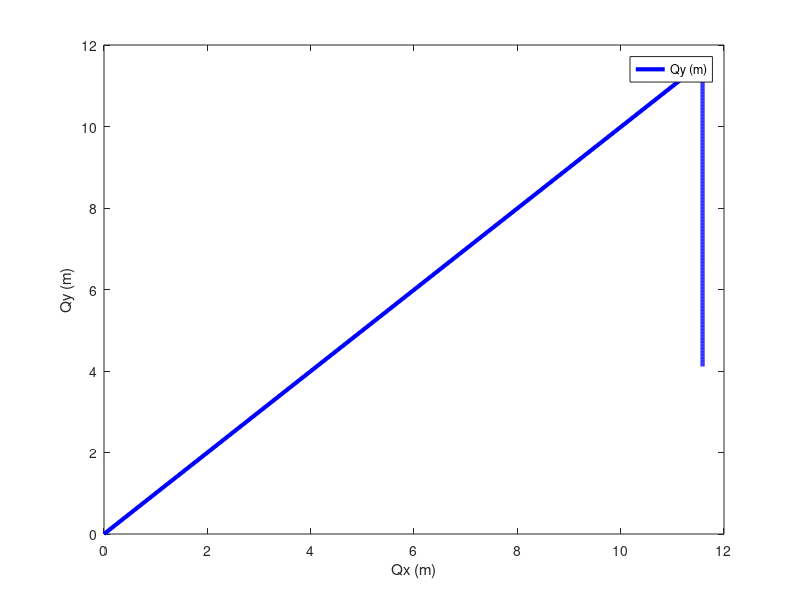
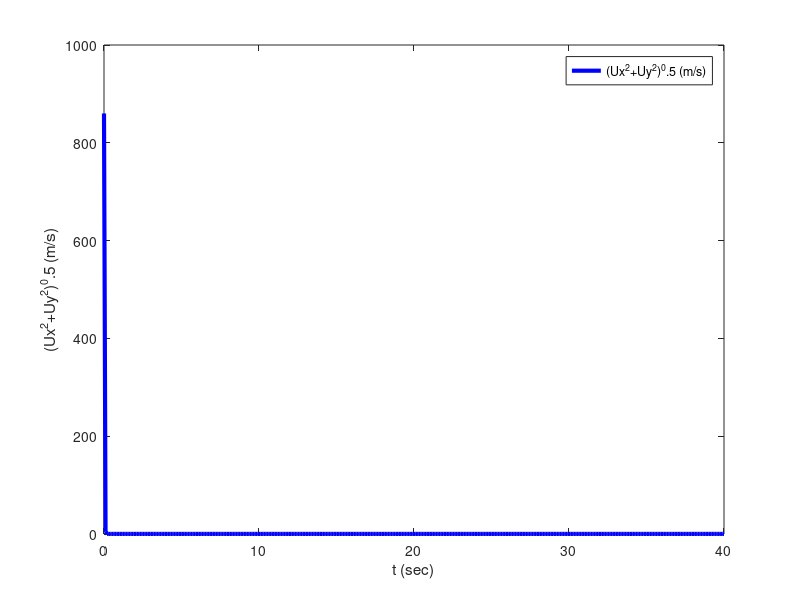

MATLAB code to generate these figures, in order:
function [t,VAR,Output] = bulletSim3
%===========================================================================
% File: bulletSim3.m created May 15 2019 by MotionGenesis 5.9.
% Portions copyright (c) 2009-2019 Motion Genesis LLC.  Rights reserved.
% MotionGenesis Student Licensee: clayFreeman19. (until February 2022).
% Paid-up MotionGenesis Student licensees are granted the right
% to distribute this code for legal student-academic (non-professional) purposes only,
% provided this copyright notice appears in all copies and distributions.
%===========================================================================
% The software is provided "as is", without warranty of any kind, express or    
% implied, including but not limited to the warranties of merchantability or    
% fitness for a particular purpose. In no event shall the authors, contributors,
% or copyright holders be liable for any claim, damages or other liability,     
% whether in an action of contract, tort, or otherwise, arising from, out of, or
% in connection with the software or the use or other dealings in the software. 
%===========================================================================
% % Environment %%%
% % Projectile %%%
%===========================================================================
eventDetectedByIntegratorTerminate1OrContinue0 = [];
QxDt=0; QyDt=0; UxDt=0; UyDt=0;


%-------------------------------+--------------------------+-------------------+-----------------
% Quantity                      | Value                    | Units             | Description
%-------------------------------|--------------------------|-------------------|-----------------
bulletMass                      =  0.00952544;             % kg                  Constant
coeffDrag                       =  0.5;                    % noUnits             Constant
g                               =  9.81;                   % m/s^2               Constant

Qx                              =  0;                      % m                   Initial Value
Qy                              =  0;                      % m                   Initial Value
Ux                              =  608.1118318204309;      % m/s                 Initial Value
Uy                              =  608.1118318204308;      % m/s                 Initial Value

tInitial                        =  0.0;                    % second              Initial Time
tFinal                          =  40.0;                   % second              Final Time
tStep                           =  0.1;                    % second              Integration Step
printIntScreen                  =  1;                      % 0 or +integer       0 is NO screen output
printIntFile                    =  1;                      % 0 or +integer       0 is NO file   output
absError                        =  1.0E-07;                %                     Absolute Error
relError                        =  1.0E-08;                %                     Relative Error
%-------------------------------+--------------------------+-------------------+-----------------


VAR = SetMatrixFromNamedQuantities;
[t,VAR,Output] = IntegrateForwardOrBackward( tInitial, tFinal, tStep, absError, relError, VAR, printIntScreen, printIntFile );
OutputToScreenOrFile( [], 0, 0 );   % Close output files.
PlotOutputFiles;


%===========================================================================
function sys = mdlDerivatives( t, VAR, uSimulink )
%===========================================================================
SetNamedQuantitiesFromMatrix( VAR );
QxDt = Ux;
QyDt = Uy;
UxDt = -coeffDrag*Ux/bulletMass;
UyDt = -g - coeffDrag*Uy/bulletMass;

sys = transpose( SetMatrixOfDerivativesPriorToIntegrationStep );
end



%===========================================================================
function VAR = SetMatrixFromNamedQuantities
%===========================================================================
VAR = zeros( 1, 4 );
VAR(1) = Qx;
VAR(2) = Qy;
VAR(3) = Ux;
VAR(4) = Uy;
end


%===========================================================================
function SetNamedQuantitiesFromMatrix( VAR )
%===========================================================================
Qx = VAR(1);
Qy = VAR(2);
Ux = VAR(3);
Uy = VAR(4);
end


%===========================================================================
function VARp = SetMatrixOfDerivativesPriorToIntegrationStep
%===========================================================================
VARp = zeros( 1, 4 );
VARp(1) = QxDt;
VARp(2) = QyDt;
VARp(3) = UxDt;
VARp(4) = UyDt;
end



%===========================================================================
function Output = mdlOutputs( t, VAR, uSimulink )
%===========================================================================
Output = zeros( 1, 4 );
Output(1) = Qx;
Output(2) = Qy;

Output(3) = t;
Output(4) = sqrt(Ux^2+Uy^2);
end


%===========================================================================
function OutputToScreenOrFile( Output, shouldPrintToScreen, shouldPrintToFile )
%===========================================================================
persistent FileIdentifier hasHeaderInformationBeenWritten;

if( isempty(Output) ),
   if( ~isempty(FileIdentifier) ),
      for( i = 1 : 2 ),  fclose( FileIdentifier(i) );  end
      clear FileIdentifier;
      fprintf( 1, '\n Output is in the files bulletSim3.i  (i=1,2)\n\n' );
   end
   clear hasHeaderInformationBeenWritten;
   return;
end

if( isempty(hasHeaderInformationBeenWritten) ),
   if( shouldPrintToScreen ),
      fprintf( 1,                '%%      Qx             Qy\n' );
      fprintf( 1,                '%%      (m)            (m)\n\n' );
   end
   if( shouldPrintToFile && isempty(FileIdentifier) ),
      FileIdentifier = zeros( 1, 2 );
      FileIdentifier(1) = fopen('bulletSim3.1', 'wt');   if( FileIdentifier(1) == -1 ), error('Error: unable to open file bulletSim3.1'); end
      fprintf(FileIdentifier(1), '%% FILE: bulletSim3.1\n%%\n' );
      fprintf(FileIdentifier(1), '%%      Qx             Qy\n' );
      fprintf(FileIdentifier(1), '%%      (m)            (m)\n\n' );
      FileIdentifier(2) = fopen('bulletSim3.2', 'wt');   if( FileIdentifier(2) == -1 ), error('Error: unable to open file bulletSim3.2'); end
      fprintf(FileIdentifier(2), '%% FILE: bulletSim3.2\n%%\n' );
      fprintf(FileIdentifier(2), '%%       t        (Ux^2+Uy^2)^0.5\n' );
      fprintf(FileIdentifier(2), '%%     (sec)           (m/s)\n\n' );
   end
   hasHeaderInformationBeenWritten = 1;
end

if( shouldPrintToScreen ), WriteNumericalData( 1,                 Output(1:2) );  end
if( shouldPrintToFile ),   WriteNumericalData( FileIdentifier(1), Output(1:2) );  end
if( shouldPrintToFile ),   WriteNumericalData( FileIdentifier(2), Output(3:4) );  end
end


%===========================================================================
function WriteNumericalData( fileIdentifier, Output )
%===========================================================================
numberOfOutputQuantities = length( Output );
if( numberOfOutputQuantities > 0 ),
   for( i = 1 : numberOfOutputQuantities ),
      fprintf( fileIdentifier, ' %- 14.6E', Output(i) );
   end
   fprintf( fileIdentifier, '\n' );
end
end



%===========================================================================
function PlotOutputFiles
%===========================================================================
if( printIntFile == 0 ),  return;  end
figure;
data = load( 'bulletSim3.1' ); 
plot( data(:,1),data(:,2),'-b', 'LineWidth',3 );
legend( 'Qy (m)' );
xlabel('Qx (m)');   ylabel('Qy (m)');   % title('Some plot title');
clear data;

figure;
data = load( 'bulletSim3.2' ); 
plot( data(:,1),data(:,2),'-b', 'LineWidth',3 );
legend( '(Ux^2+Uy^2)^0.5 (m/s)' );
xlabel('t (sec)');   ylabel('(Ux^2+Uy^2)^0.5 (m/s)');   % title('Some plot title');
clear data;
end



%===========================================================================
function [functionsToEvaluateForEvent, eventTerminatesIntegration1Otherwise0ToContinue, eventDirection_AscendingIs1_CrossingIs0_DescendingIsNegative1] = EventDetection( t, VAR, uSimulink )
%===========================================================================
% Detects when designated functions are zero or cross zero with positive or negative slope.
% Step 1: Uncomment call to mdlDerivatives and mdlOutputs.
% Step 2: Change functionsToEvaluateForEvent,                      e.g., change  []  to  [t - 5.67]  to stop at t = 5.67.
% Step 3: Change eventTerminatesIntegration1Otherwise0ToContinue,  e.g., change  []  to  [1]  to stop integrating.
% Step 4: Change eventDirection_AscendingIs1_CrossingIs0_DescendingIsNegative1,  e.g., change  []  to  [1].
% Step 5: Possibly modify function EventDetectedByIntegrator (if eventTerminatesIntegration1Otherwise0ToContinue is 0).
%---------------------------------------------------------------------------
% mdlDerivatives( t, VAR, uSimulink );        % UNCOMMENT FOR EVENT HANDLING
% mdlOutputs(     t, VAR, uSimulink );        % UNCOMMENT FOR EVENT HANDLING
functionsToEvaluateForEvent = [];
eventTerminatesIntegration1Otherwise0ToContinue = [];
eventDirection_AscendingIs1_CrossingIs0_DescendingIsNegative1 = [];
eventDetectedByIntegratorTerminate1OrContinue0 = eventTerminatesIntegration1Otherwise0ToContinue;
end


%===========================================================================
function [isIntegrationFinished, VAR] = EventDetectedByIntegrator( t, VAR, nIndexOfEvents )
%===========================================================================
isIntegrationFinished = eventDetectedByIntegratorTerminate1OrContinue0( nIndexOfEvents );
if( ~isIntegrationFinished ),
   SetNamedQuantitiesFromMatrix( VAR );
%  Put code here to modify how integration continues.
   VAR = SetMatrixFromNamedQuantities;
end
end



%===========================================================================
function [t,VAR,Output] = IntegrateForwardOrBackward( tInitial, tFinal, tStep, absError, relError, VAR, printIntScreen, printIntFile )
%===========================================================================
OdeMatlabOptions = odeset( 'RelTol',relError, 'AbsTol',absError, 'MaxStep',tStep, 'Events',@EventDetection );
t = tInitial;                 epsilonT = 0.001*tStep;                   tFinalMinusEpsilonT = tFinal - epsilonT;
printCounterScreen = 0;       integrateForward = tFinal >= tInitial;    tAtEndOfIntegrationStep = t + tStep;
printCounterFile   = 0;       isIntegrationFinished = 0;
mdlDerivatives( t, VAR, 0 );
while 1,
   if( (integrateForward && t >= tFinalMinusEpsilonT) || (~integrateForward && t <= tFinalMinusEpsilonT) ), isIntegrationFinished = 1;  end
   shouldPrintToScreen = printIntScreen && ( isIntegrationFinished || printCounterScreen <= 0.01 );
   shouldPrintToFile   = printIntFile   && ( isIntegrationFinished || printCounterFile   <= 0.01 );
   if( isIntegrationFinished || shouldPrintToScreen || shouldPrintToFile ),
      Output = mdlOutputs( t, VAR, 0 );
      OutputToScreenOrFile( Output, shouldPrintToScreen, shouldPrintToFile );
      if( isIntegrationFinished ), break;  end
      if( shouldPrintToScreen ), printCounterScreen = printIntScreen;  end
      if( shouldPrintToFile ),   printCounterFile   = printIntFile;    end
   end
   [TimeOdeArray, VarOdeArray, timeEventOccurredInIntegrationStep, nStatesArraysAtEvent, nIndexOfEvents] = ode45( @mdlDerivatives, [t tAtEndOfIntegrationStep], VAR, OdeMatlabOptions, 0 );
   if( isempty(timeEventOccurredInIntegrationStep) ),
      lastIndex = length( TimeOdeArray );
      t = TimeOdeArray( lastIndex );
      VAR = VarOdeArray( lastIndex, : );
      printCounterScreen = printCounterScreen - 1;
      printCounterFile   = printCounterFile   - 1;
      if( abs(tAtEndOfIntegrationStep - t) >= abs(epsilonT) ), warning('numerical integration failed'); break;  end
      tAtEndOfIntegrationStep = t + tStep;
      if( (integrateForward && tAtEndOfIntegrationStep > tFinal) || (~integrateForward && tAtEndOfIntegrationStep < tFinal) ) tAtEndOfIntegrationStep = tFinal;  end
   else
      t = timeEventOccurredInIntegrationStep( 1 );    % time  at firstEvent = 1 during this integration step.
      VAR = nStatesArraysAtEvent( 1, : );             % state at firstEvent = 1 during this integration step.
      printCounterScreen = 0;
      printCounterFile   = 0;
      [isIntegrationFinished, VAR] = EventDetectedByIntegrator( t, VAR, nIndexOfEvents(1) );
   end
end
end


%===================================
end    % End of function bulletSim3
%===================================
